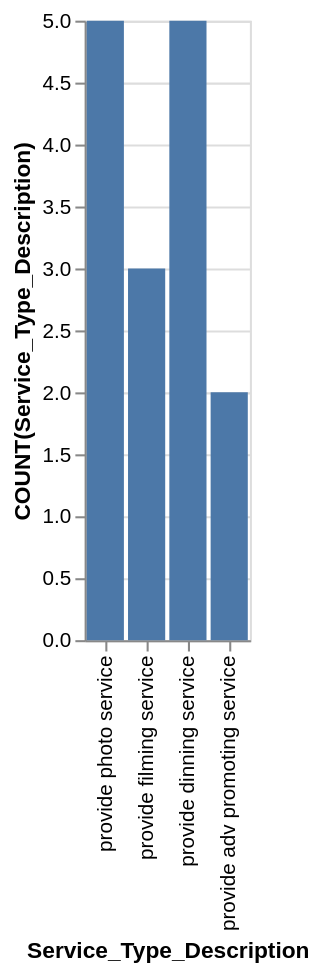

Here is the Vega-Lite specification saved for this chart:
### Vega-Lite specification from a JSON file in a GitHub repository (floating-point values rounded to 4 significant figures)
{"data": {"values": [{"x_data": "provide photo service", "y_data": 5}, {"x_data": "provide filming service", "y_data": 3}, {"x_data": "provide dinning service", "y_data": 5}, {"x_data": "provide adv promoting service", "y_data": 2}]}, "mark": "bar", "encoding": {"x": {"field": "x_data", "type": "nominal", "title": "Service_Type_Description", "sort": "descending"}, "y": {"field": "y_data", "type": "quantitative", "title": "COUNT(Service_Type_Description)"}}}
